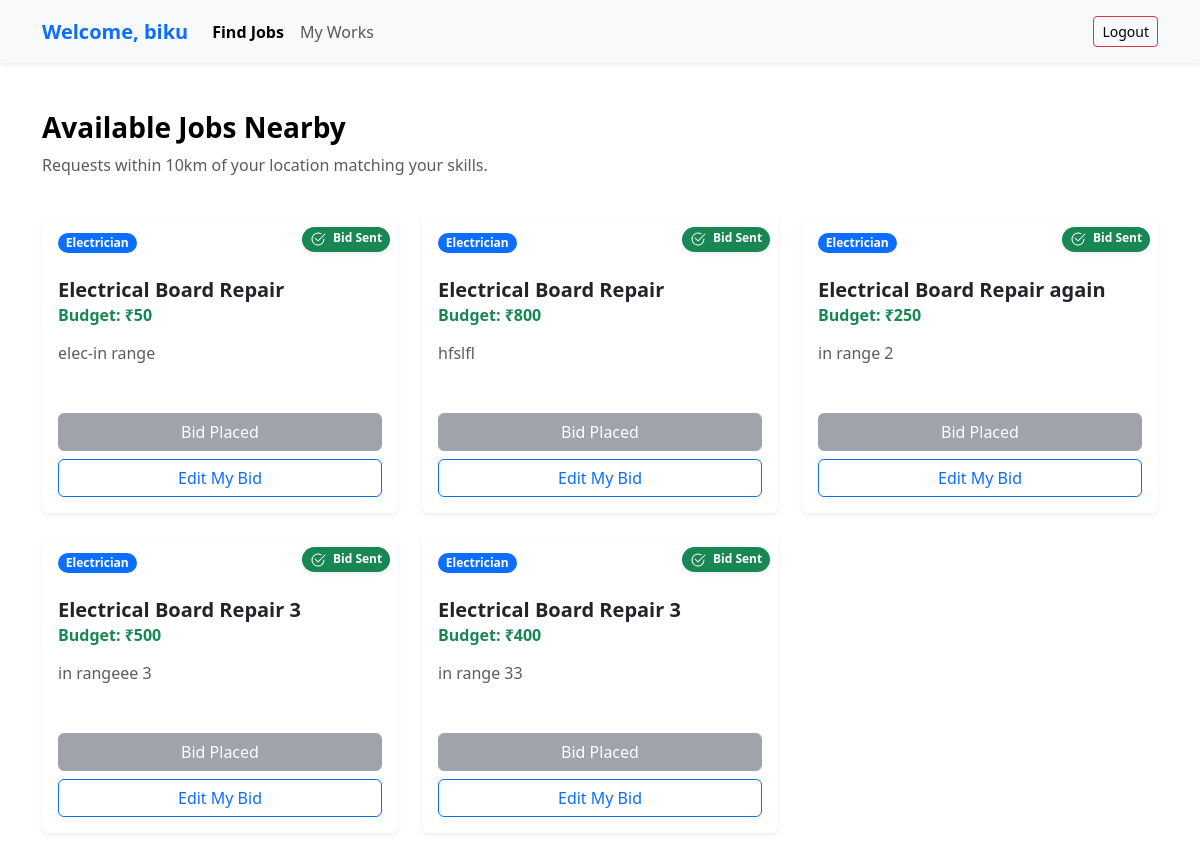
/provider_dashboard (signed in), run on an earlier commit of the app's database.
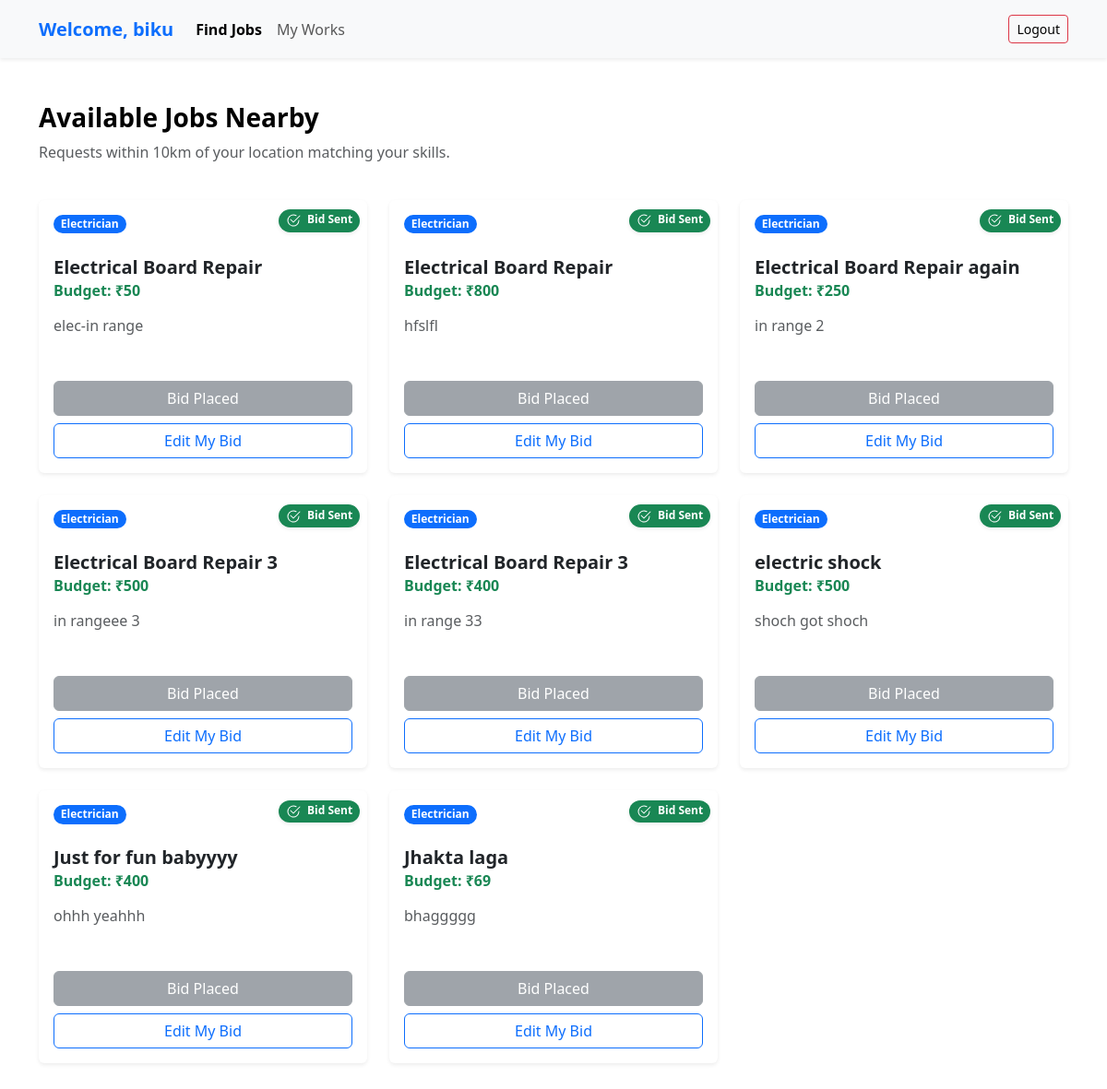
And on a later commit of the database.
### app.py (models this page shows)
class service_request(db.Model):
    id=db.Column(db.Integer, primary_key=True)
    consumer_id=db.Column(db.Integer, nullable=False)
    con_latitude = db.Column(db.Float, nullable=False)
    con_longitude = db.Column(db.Float, nullable=False)
    service_title=db.Column(db.String(200), nullable=False)
    service_type=db.Column(db.String(50), nullable=False)
    budget=db.Column(db.Integer, nullable=False)
    desc=db.Column(db.String(500), nullable=False)
    is_active=db.Column(db.Boolean, default=True)
    is_inprogress=db.Column(db.Boolean, default=False)
    assigned_provider_id=db.Column(db.Integer, nullable=True)
    created_at=db.Column(db.DateTime, default=db.func.current_timestamp())

### app.py (the view)
@app.route('/provider_dashboard')
def provider_dashboard():
    if 'user_id' not in session:
        return redirect(url_for('login'))
    id=session['user_id']
    print("id:",id)
    current_user_object = users.query.get(id)
    print(current_user_object.user_skill)
    ser_req=service_request.query.filter_by(service_type=current_user_object.user_skill)
    my_bids=bids.query.filter_by(prov_id=id).all()
    bid_request_ids=[bid.ser_req_id for bid in my_bids]
    return render_template('provider/provider_dashboard.html',user=current_user_object,requests=ser_req,bid_request_ids=bid_request_ids)

### app.py (called while the page is built)
def calculate_distance(lat1, lon1, lat2, lon2):
    if None in [lat1, lon1, lat2, lon2]:
        return 99999 # Return a huge distance if data is missing
    lon1, lat1, lon2, lat2 = map(radians, [lon1, lat1, lon2, lat2])
    dlon = lon2 - lon1
    dlat = lat2 - lat1
    a = sin(dlat/2)**2 + cos(lat1) * cos(lat2) * sin(dlon/2)**2
    c = 2 * asin(sqrt(a))
    r = 6371 # Radius of earth in kilometers
    return c * r

### templates/provider/provider_dashboard.html (shortened to what this page needs)
{% extends 'base.html' %}
{% block body %}
<nav class="navbar navbar-expand-lg bg-body-tertiary shadow-sm sticky-top">
  <div class="container">
    <a class="navbar-brand fw-bold text-primary" href="#">
       Welcome, {{user.full_name}}
    </a>
    <div class="collapse navbar-collapse" id="navbarText">
      <ul class="navbar-nav me-auto mb-2 mb-lg-0">
        <li class="nav-item">
          <a class="nav-link active fw-bold" aria-current="page" href="#">Find Jobs</a>
        </li>
        <li class="nav-item">
          <a class="nav-link" href="{{ url_for('my_works') }}">My Works</a>
        </li>
      </ul>
      <span class="navbar-text">
        <a href="{{url_for('logout')}}" class="btn btn-outline-danger btn-sm">Logout</a>
      </span>
    </div>
  </div>
</nav>
<div class="container py-5">
  <div class="d-flex justify-content-between align-items-center mb-4">
    <div>
      <h3 class="fw-bold text-body-emphasis">Available Jobs Nearby</h3>
      <p class="text-body-secondary">Requests within 10km of your location matching your skills.</p>
    </div>
  </div>
  <div class="row row-cols-1 row-cols-md-2 row-cols-lg-3 g-4">
    {% for req in requests %}
      {% if distance_km(req.con_latitude, req.con_longitude, user.latitude, user.longitude) <= 10 %}
      <div class="col">
        <div class="card h-100 shadow-sm border-0 position-relative transition-hover">
          {% if req.id in bid_request_ids %}
          <div class="position-absolute top-0 end-0 m-2 z-2">
            <span class="badge bg-success rounded-pill shadow-sm">
              Bid Sent
            </span>
          </div>
          {% endif %}
          <div class="card-header bg-transparent border-0 pt-3">
            <div class="d-flex justify-content-between align-items-center">
              <span class="badge bg-primary rounded-pill">{{ req.service_type }}</span>
              <span class="text-body-secondary small">{{ req.created_at.strftime('%b %d') }}</span>
            </div>
          </div>
          <div class="card-body">
            <h5 class="card-title fw-bold text-body">{{ req.service_title }}</h5>
            <h6 class="card-subtitle mb-3 text-success fw-bold">
              Budget: ₹{{ req.budget }}
            </h6>
            <p class="card-text text-body-secondary text-truncate-3" style="min-height: 3rem;">
              {{ req.desc }}
            </p>
          </div>
          <div class="card-footer bg-transparent border-top-0 pb-3">
            <div class="d-grid gap-2">
              {% if req.id in bid_request_ids %}
                <button class="btn btn-secondary disabled" disabled>Bid Placed</button>
                <a href="{{url_for('edit_bid', serv_id=req.id)}}" class="btn btn-outline-primary">
                  Edit My Bid
                </a>
              {% else %}
                <a href="{{url_for('place_bid', serv_id=req.id)}}" class="btn btn-primary">
                  Place Bid Now
                </a>
              {% endif %}
            </div>
          </div>
        </div>
      </div>
      {% endif %}
    {% else %}
      <div class="col-12 text-center py-5">
        <h4 class="text-body-secondary">No jobs currently available.</h4>
        <p class="text-body-secondary">Check back later for new requests.</p>
      </div>
    {% endfor %}
  </div>
</div>
{% endblock body %}

What changed in the data, as far as the page shows it:
added service_request: shows "Bid Sent", service_type "Electrician", service_title "electric shock", budget "500", desc "shoch got shoch"
added service_request: shows "Bid Sent", service_type "Electrician", service_title "Just for fun babyyyy", budget "400", desc "ohhh yeahhh"
added service_request: shows "Bid Sent", service_type "Electrician", service_title "Jhakta laga", budget "69", desc "bhaggggg"
